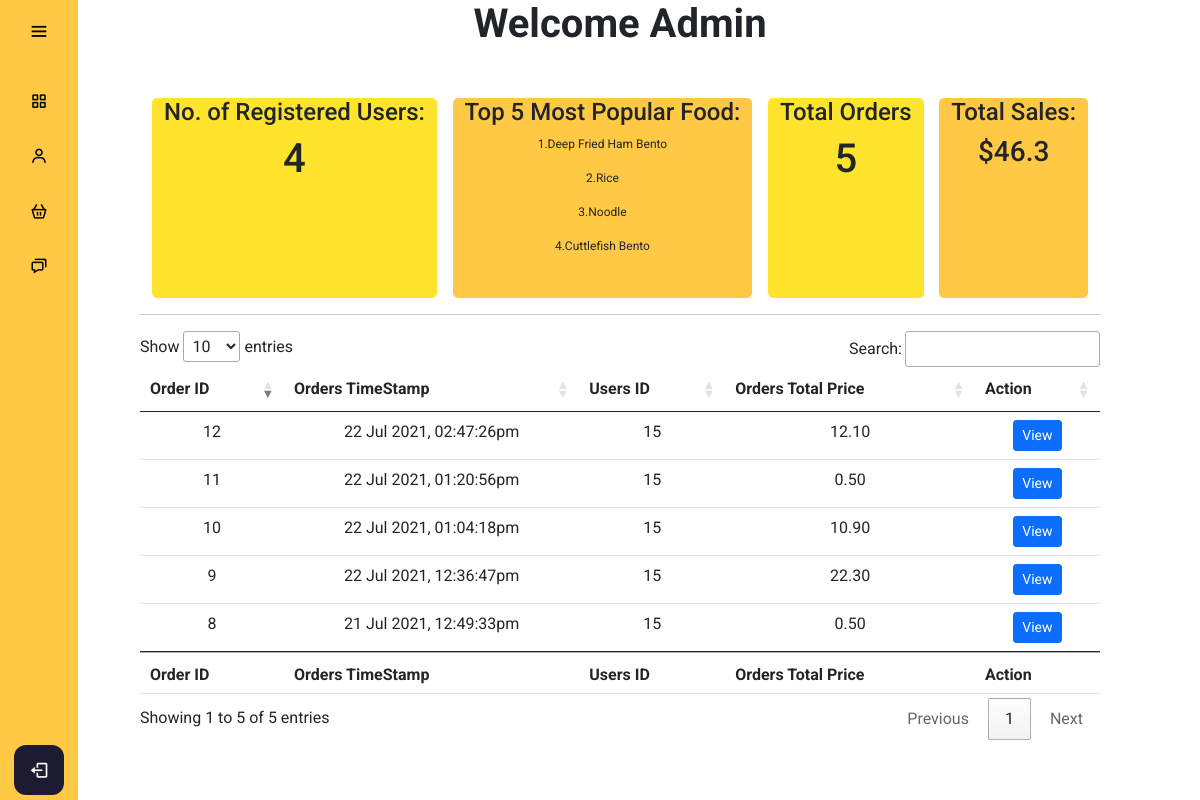
The app's page /admin/adminmanagement.php (signed in) with its own data.
### tables this page shows
CREATE TABLE `orders` (
  `orders_id` int(11) NOT NULL,
  `orders_totalprice` decimal(10,2) NOT NULL,
  `orders_timestamp` timestamp NOT NULL DEFAULT CURRENT_TIMESTAMP ON UPDATE CURRENT_TIMESTAMP,
  `orders_address` varchar(256) NOT NULL,
  `users_id` int(11) NOT NULL
);

CREATE TABLE `users` (
  `users_id` int(11) NOT NULL,
  `users_name` varchar(255) NOT NULL,
  `users_email` varchar(255) NOT NULL,
  `users_password` varchar(128) NOT NULL,
  `users_phone` varchar(11) DEFAULT NULL,
  `users_age` int(3) DEFAULT NULL,
  `users_gender` smallint(6) DEFAULT NULL,
  `users_permission` smallint(6) NOT NULL DEFAULT '0',
  `users_joindate` timestamp NOT NULL DEFAULT CURRENT_TIMESTAMP ON UPDATE CURRENT_TIMESTAMP
);

### config/db.php (called while the page is built, shortened)
<?php
class DB {
  protected static $mdb = null;
  public static function getMDB() {
    $mdb = DB::$mdb;
    if ($mdb === null) {
      $mdb = DB::$mdb = new MeekroDB();
    }
    $mdb->sync_config();
    return $mdb;
  }
  public static function query() { $args = func_get_args(); return call_user_func_array(array(DB::getMDB(), 'query'), $args); }
  public static function count() { $args = func_get_args(); return call_user_func_array(array(DB::getMDB(), 'count'), $args); }
}
class MeekroDB {
  public $encoding = 'latin1';
  public $param_char = '%';
  public $named_param_seperator = '_';
  public $connect_options = array(MYSQLI_OPT_CONNECT_TIMEOUT => 30);
  public $internal_mysql = null;
  public $num_rows = 0;
  public function __construct($host=null, $user=null, $password=null, $dbName=null, $port=null, $encoding=null, $socket=null)  {
    if ($encoding === null) $encoding = DB::$encoding;
    $this->encoding = $encoding;
  }
  public function get() {
    $mysql = $this->internal_mysql;
    if (!($mysql instanceof MySQLi)) {
      $mysql = new mysqli();
      foreach ($this->connect_options as $key => $value) {
        $mysql->options($key, $value);
      }
      $mysql->set_charset($this->encoding);
      $this->internal_mysql = $mysql;
    }
    return $mysql;
  }
  public function count() { $args = func_get_args(); return call_user_func_array(array($this, 'numRows'), $args); }
  public function numRows() { return $this->num_rows; }
  protected function preparseQueryParams() {
    $args = func_get_args();
    $sql = trim(strval(array_shift($args)));
    $args_all = $args;
    if (count($args_all) == 0) return array($sql);
    $param_char_length = strlen($this->param_char);
    $named_seperator_length = strlen($this->named_param_seperator);
    $types = array(
      $this->param_char . 'll',
      $this->param_char . 'ls',
      $this->param_char . 'l',
      $this->param_char . 'li',
      $this->param_char . 'ld',
      $this->param_char . 'lb',
      $this->param_char . 'lt',
      $this->param_char . 's',
      $this->param_char . 'i',
      $this->param_char . 'd',
      $this->param_char . 'b',
      $this->param_char . 't',
      $this->param_char . '?',
      $this->param_char . 'l?',
      $this->param_char . 'll?',
      $this->param_char . 'hc',
      $this->param_char . 'ha',
      $this->param_char . 'ho',
      $this->param_char . 'ss',
      $this->param_char . 'ssb',
      $this->param_char . 'sse',
    );
    $posList = array();
    foreach ($types as $type) {
      $lastPos = 0;
      while (($pos = strpos($sql, $type, $lastPos)) !== false) {
        $lastPos = $pos + 1;
        $posList[$pos] = $type;
      }
    }
    ksort($posList);
    $chunkyQuery = array();
    $pos_adj = 0;
    foreach ($posList as $pos => $type) {
      $type = substr($type, $param_char_length);
      $length_type = strlen($type) + $param_char_length;
      $new_pos = $pos + $pos_adj;
      $new_pos_back = $new_pos + $length_type;
      $arg_number_length = 0;
      if ($arg_number_length = strspn($sql, '0123456789', $new_pos_back)) {
        $arg_number = substr($sql, $new_pos_back, $arg_number_length);
        if (! array_key_exists($arg_number, $args_all)) return $this->nonSQLError("Non existent argument reference (arg $arg_number): $sql");
        $arg = $args_all[$arg_number];
      } else {
        $arg = array_shift($args);
      }
      if ($new_pos > 0) $chunkyQuery[] = substr($sql, 0, $new_pos);
      if (is_object($arg) && ($arg instanceof WhereClause)) {
        list($clause_sql, $clause_args) = $arg->textAndArgs();
        array_unshift($clause_args, $clause_sql);
        $preparsed_sql = call_user_func_array(array($this, 'preparseQueryParams'), $clause_args);
        $chunkyQuery = array_merge($chunkyQuery, $preparsed_sql);
      } else {
        $chunkyQuery[] = array('type' => $type, 'value' => $arg);
      }
      $sql = substr($sql, $new_pos_back + $arg_number_length);
      $pos_adj -= $new_pos_back + $arg_number_length;
    }
    return $chunkyQuery;
  }
  protected function intval($var) {
    if (PHP_INT_SIZE == 8) return intval($var);
    return floor(doubleval($var));
  }
  public function parseQueryParams() {
    $args = func_get_args();
    $chunkyQuery = call_user_func_array(array($this, 'preparseQueryParams'), $args);
    $query = '';
    foreach ($chunkyQuery as $chunk) {
      if (is_string($chunk)) {
        $query .= $chunk;
        continue;
      }
      $type = $chunk['type'];
      $arg = $chunk['value'];
      $result = '';
      if ($type == 's') $result = $this->escape($arg);
      else if ($type == 'i') $result = $this->intval($arg);
      $query .= $result;
    }
    return $query;
  }
  protected function prependCall($function, $args, $prepend) { array_unshift($args, $prepend); return call_user_func_array($function, $args); }
  public function query() { $args = func_get_args(); return $this->prependCall(array($this, 'queryHelper'), $args, 'assoc'); }
  protected function queryHelper() {
    $args = func_get_args();
    $type = array_shift($args);
    $db = $this->get();
    $is_buffered = true;
    $row_type = 'assoc';
    $full_names = false;
    $sql = call_user_func_array(array($this, 'parseQueryParams'), $args);
    $result = $db->query($sql, $is_buffered ? MYSQLI_STORE_RESULT : MYSQLI_USE_RESULT);
    if ($is_buffered && ($result instanceof MySQLi_Result)) $this->num_rows = $result->num_rows;
    else $this->num_rows = null;
    $return = array();
    while ($row = ($row_type == 'assoc' ? $result->fetch_assoc() : $result->fetch_row())) {
      $return[] = $row;
    }
    return $return;
  }
}
?>

### config/functions.php (called while the page is built, shortened)
<?php
function displayDate($date){
    return date('d M Y', strtotime($date));
}
function displayTime($date){
    return date('h:i:sa', strtotime($date));
}
?>

### admin/adminmanagement.php (the view, shortened to what this page needs)
<?php
include "../config/db.php";
include "../config/functions.php";
?>
<!DOCTYPE html>
<html lang="en" dir="ltr">
  <head>
    <link rel="stylesheet" href="adminstyle.css">
    <link href='https://unpkg.com/boxicons@2.0.7/css/boxicons.min.css' rel='stylesheet'>
    <link href="https://cdn.jsdelivr.net/npm/bootstrap@5.0.0-beta3/dist/css/bootstrap.min.css" rel="stylesheet">
    <link rel="stylesheet" href="https://cdn.jsdelivr.net/npm/bootstrap-icons@1.4.1/font/bootstrap-icons.css">
    <link rel="stylesheet" href="https://cdn.datatables.net/1.10.25/css/jquery.dataTables.min.css">
   </head>
<body>
  <?php
  include "adminheader.php";
  ?>
  <main class="home_content">
    <h1><strong>Welcome Admin</strong></h1>
    <div class="container">
      <div class="users">
        <h4>No. of Registered Users:</h4>
          <div class="result">
            <h1>
              <?php
              $noofRegUsersCount = DB::count();
              echo $noofRegUsersCount;
              ?>
            </h1>
          </div>
      </div>
      <div class="food">
        <h4>Top 5 Most Popular Food:</h4>
          <div class="result">
            <?php
            $food_name = Array();
            $food_qty = Array();
            $getOrdersQuery = DB::query("SELECT * FROM orderdetails
                                            INNER JOIN food
                                            ON orderdetails.food_id = food.food_id
                                            ");
            foreach($getOrdersQuery as $getOrdersResult) {
                array_push($food_name, $getOrdersResult['food_name']);
                array_push($food_qty, $getOrdersResult['orderdetails_qty']);
            }
            $result = array_unique($food_name);
            $result = array_combine($result, array_fill(0, count($result), 0));
            foreach($food_name as $k=>$v) {
                $result[$v] += $food_qty[$k];
              }
              arsort($result);
              $newArray = array_slice($result, 0, 5, true);
              $count = 1;
              foreach(array_keys($newArray) as $newArrayKeyNames) {
                  echo "<p>".$count.".".ucwords($newArrayKeyNames)."</p>";
                  $count++;
              }
            ?>
          </div>
      </div>
      <div class="orders">
        <h4>Total Orders </h4>
          <div class="result">
            <?php
            $getTotalOrderCount = db::query("SELECT * FROM orders");
            $getTotalOrderCountResult = db::count();
            ?>
            <h1><?php echo $getTotalOrderCountResult ?></h1>
          </div>
      </div>
      <div class="totalsales">
        <h4>Total Sales:</h4>
          <div class="result">
            <?php
            $totalsales = 0;
            foreach ($getTotalOrderCount as $getTotalResult ) {
                $totalsales += $getTotalResult['orders_totalprice'];
            }
            ?>
            <h3>$<?php echo $totalsales ?></h3>
          </div>
      </div>
    </div><hr>
    <table id="myTable" class="table table-hover">
        <thead>
            <tr>
            <th scope="col">Order ID</th>
            <th scope="col">Orders TimeStamp</th>
            <th scope="col">Users ID</th>
            <th scope="col">Orders Total Price</th>
            <th scope="col">Action</th>
            </tr>
        </thead>
        <tbody>
        <?php
        $getOrderQuery = DB::query("SELECT * FROM orders
                                    INNER JOIN users
                                    ON orders.users_id = users.users_id
                                    ORDER BY orders_id DESC");
        foreach($getOrderQuery as $getOrderResult){
        ?>
            <tr class="orderdata orderdata<?php echo $getOrderResult['orders_id']; ?>">
              <td class="orderid"><?php echo $getOrderResult['orders_id']; ?></td>
              <td class="ordertime"><?php echo displayDate($getOrderResult['orders_timestamp']) . ", " . displayTime($getOrderResult['orders_timestamp']); ?></td>
              <td class="orderuserid"><?php echo $getOrderResult['users_id']; ?></td>
              <td class="ordersprice"><?php echo $getOrderResult['orders_totalprice']; ?></td>
              <td><button type="button" class="btn btn-primary btn-sm viewOrder" value="viewOrder" data-id="<?php echo $getOrderResult['orders_id']; ?>" data-bs-toggle="modal" data-bs-target="#orderinfo<?php echo $getOrderResult['orders_id']; ?>" >View</button>
              </td>
            </tr>
        <?php
        }
        ?>
        </tbody>
        <tfoot>
          <tr>
            <th scope="col">Order ID</th>
            <th scope="col">Orders TimeStamp</th>
            <th scope="col">Users ID</th>
            <th scope="col">Orders Total Price</th>
            <th scope="col">Action</th>
          </tr>
        </tfoot>
    </table>
  </main>
</body>
</html>

### admin/adminstyle.css (style rules this page uses)
* { margin: 0; padding: 0; box-sizing: border-box; font-family: "Roboto" , sans serif; }
body { position: relative; min-height: 100vh; width: 100%; overflow: scroll; }
.home_content { position: absolute; height: 100%; width: 80%; text-align: center; left: 140px; background: none; box-shadow: 0 5px 10px rgba(0,0,0,0.2px); transition: all 0.5s ease; justify-content: space-between; }
button { border-radius: 5px; background-color: #fff; }
.container { display: flex; justify-content: space-between; height:200px; margin-top: 50px; }
.users, .food, .orders, .totalsales, .dailysales { border: none; height: 100%; border-radius: 5px; }
.users, .food, .orders, .totalsales, .dailysales p { font-size: 12px; }
.users, .food, .orders, .totalsales, .dailysales h4 { padding-left: 12px; padding-right: 12px; }
.users, .orders, .dailysales { background-color: #FFE32C; }
.food, .totalsales { background-color: #ffc845; }

### records on screen
orders: orders_id "12", orders_timestamp "22 Jul 2021", orders_timestamp "02:47:26pm", users.users_id "15", orders_totalprice "12.10"
orders: orders_id "11", orders_timestamp "22 Jul 2021", orders_timestamp "01:20:56pm", users.users_id "15", orders_totalprice "0.50"
orders: orders_id "10", orders_timestamp "22 Jul 2021", orders_timestamp "01:04:18pm", users.users_id "15", orders_totalprice "10.90"
orders: orders_id "9", orders_timestamp "22 Jul 2021", orders_timestamp "12:36:47pm", users.users_id "15", orders_totalprice "22.30"
orders: orders_id "8", orders_timestamp "21 Jul 2021", orders_timestamp "12:49:33pm", users.users_id "15", orders_totalprice "0.50"

### other values on screen
$noofRegUsersCount "4"
$newArrayKeyNames "Deep Fried Ham Bento"
$newArrayKeyNames "Rice"
$newArrayKeyNames "Noodle"
$newArrayKeyNames "Cuttlefish Bento"
$getTotalOrderCountResult "5"
$totalsales "46.3"
